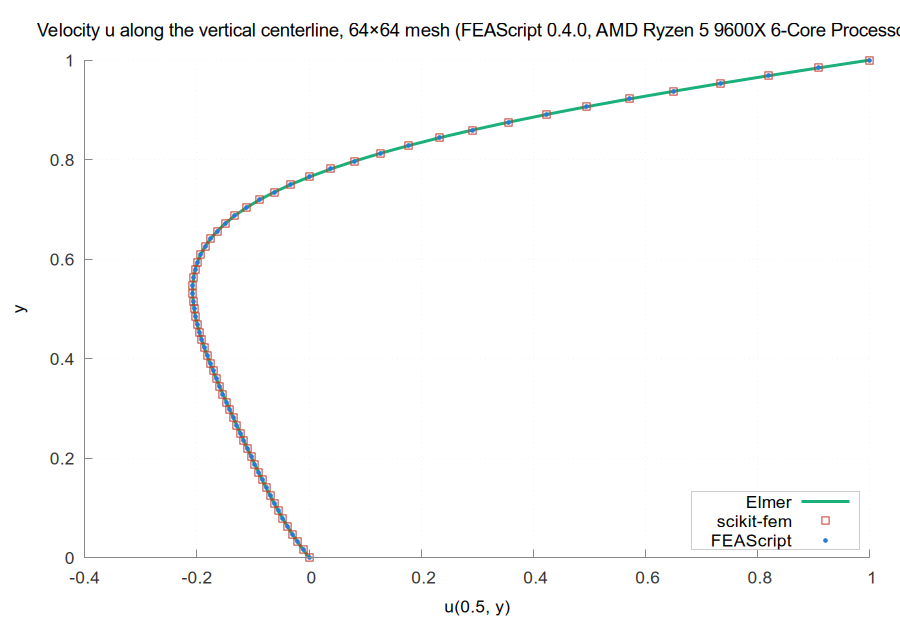

Write gnuplot code to recreate this figure.
set terminal pngcairo size 900,620 font 'Arial,13'
set border 3 lc rgb '#888888'; set tics nomirror tc rgb '#333333'
set grid lc rgb '#e6e6e6' lw 1; set key top left box lc rgb '#cccccc' opaque
set output 'centerline.png'
set title 'Velocity u along the vertical centerline, 64×64 mesh (FEAScript 0.4.0, AMD Ryzen 5 9600X 6-Core Processor)' font 'Arial,14'
set xlabel 'u(0.5, y)'; set ylabel 'y'; set yrange [0:1]; set key bottom right
plot '../../../../elmer/results/amd-ryzen-5-9600x/26.2/centerline_Elmer_UMFPACK_64x64.dat' u 2:1 w l lw 3 lc rgb '#1baf7a' t 'Elmer', \
     '../../../../scikit-fem/results/amd-ryzen-5-9600x/12.0.2/centerline_scikit_fem_SuperLU_64x64.dat' u 2:1 w p pt 4 ps 1.2 lc rgb '#c0392b' t 'scikit-fem', \
     '../../../../feascript/results/amd-ryzen-5-9600x/0.4.0/node/18.19.1/centerline_FEAScript_sparse_LU_64x64.dat' u 2:1 w p pt 7 ps 0.6 lc rgb '#2a78d6' t 'FEAScript'
